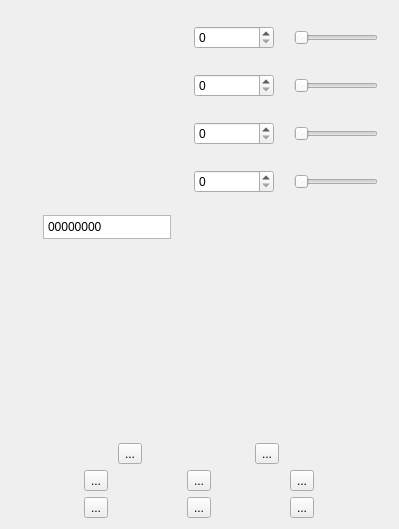
     <widget class="QWidget" name="scrollAreaWidgetContents_2">
      <property name="geometry">
       <rect>
        <x>0</x>
        <y>0</y>
        <width>399</width>
        <height>529</height>
       </rect>
      </property>
      <layout class="QVBoxLayout" name="verticalLayout">
       <item>
        <layout class="QHBoxLayout" name="colorPanel">
         <property name="spacing">
          <number>20</number>
         </property>
         <property name="leftMargin">
          <number>10</number>
         </property>
         <property name="topMargin">
          <number>10</number>
         </property>
         <property name="rightMargin">
          <number>10</number>
         </property>
         <property name="bottomMargin">
          <number>10</number>
         </property>
         <item>
          <widget class="QLabel" name="colorPreview">
           <property name="sizePolicy">
            <sizepolicy hsizetype="Expanding" vsizetype="Expanding">
             <horstretch>0</horstretch>
             <verstretch>0</verstretch>
            </sizepolicy>
           </property>
           <property name="text">
            <string/>
           </property>
          </widget>
         </item>
         <item>
          <layout class="QVBoxLayout" name="colorSelection">
           <item>
            <layout class="QHBoxLayout" name="red">
             <item>
              <widget class="QSpinBox" name="spinBox_red">
               <property name="sizePolicy">
                <sizepolicy hsizetype="Fixed" vsizetype="Fixed">
                 <horstretch>0</horstretch>
                 <verstretch>0</verstretch>
                </sizepolicy>
               </property>
               <property name="minimumSize">
                <size>
                 <width>80</width>
                 <height>0</height>
                </size>
               </property>
               <property name="maximumSize">
                <size>
                 <width>80</width>
                 <height>16777215</height>
                </size>
               </property>
               <property name="maximum">
                <number>255</number>
               </property>
              </widget>
             </item>
             <item>
              <widget class="QSlider" name="slider_red">
               <property name="maximum">
                <number>255</number>
               </property>
               <property name="orientation">
                <enum>Qt::Orientation::Horizontal</enum>
               </property>
              </widget>
             </item>
            </layout>
           </item>
           <item>
            <layout class="QHBoxLayout" name="green">
             <item>
              <widget class="QSpinBox" name="spinBox_green">
               <property name="sizePolicy">
                <sizepolicy hsizetype="Fixed" vsizetype="Fixed">
                 <horstretch>0</horstretch>
                 <verstretch>0</verstretch>
                </sizepolicy>
               </property>
               <property name="minimumSize">
                <size>
                 <width>80</width>
                 <height>0</height>
                </size>
               </property>
               <property name="maximumSize">
                <size>
                 <width>80</width>
                 <height>16777215</height>
                </size>
               </property>
               <property name="maximum">
                <number>255</number>
               </property>
              </widget>
             </item>
             <item>
              <widget class="QSlider" name="slider_green">
               <property name="maximum">
                <number>255</number>
               </property>
               <property name="orientation">
                <enum>Qt::Orientation::Horizontal</enum>
               </property>
              </widget>
             </item>
            </layout>
           </item>
           <item>
            <layout class="QHBoxLayout" name="blue">
             <item>
              <widget class="QSpinBox" name="spinBox_blue">
               <property name="sizePolicy">
                <sizepolicy hsizetype="Fixed" vsizetype="Fixed">
                 <horstretch>0</horstretch>
                 <verstretch>0</verstretch>
                </sizepolicy>
               </property>
               <property name="minimumSize">
                <size>
                 <width>80</width>
                 <height>0</height>
                </size>
               </property>
               <property name="maximumSize">
                <size>
                 <width>80</width>
                 <height>16777215</height>
                </size>
               </property>
               <property name="maximum">
                <number>255</number>
               </property>
              </widget>
             </item>
             <item>
              <widget class="QSlider" name="slider_blue">
               <property name="maximum">
                <number>255</number>
               </property>
               <property name="orientation">
                <enum>Qt::Orientation::Horizontal</enum>
               </property>
              </widget>
             </item>
            </layout>
           </item>
           <item>
            <layout class="QHBoxLayout" name="alpha">
             <item>
              <widget class="QSpinBox" name="spinBox_alpha">
               <property name="sizePolicy">
                <sizepolicy hsizetype="Fixed" vsizetype="Fixed">
                 <horstretch>0</horstretch>
                 <verstretch>0</verstretch>
                </sizepolicy>
               </property>
               <property name="minimumSize">
                <size>
                 <width>80</width>
                 <height>0</height>
                </size>
               </property>
               <property name="maximumSize">
                <size>
                 <width>80</width>
                 <height>16777215</height>
                </size>
               </property>
               <property name="maximum">
                <number>255</number>
               </property>
              </widget>
             </item>
             <item>
              <widget class="QSlider" name="slider_alpha">
               <property name="maximum">
                <number>255</number>
               </property>
               <property name="orientation">
                <enum>Qt::Orientation::Horizontal</enum>
               </property>
              </widget>
             </item>
            </layout>
           </item>
          </layout>
         </item>
        </layout>
       </item>
       <item>
        <layout class="QHBoxLayout" name="horizontalLayout_4">
         <property name="spacing">
          <number>0</number>
         </property>
         <item>
          <widget class="QLabel" name="hexIndicator">
           <property name="sizePolicy">
            <sizepolicy hsizetype="Preferred" vsizetype="Preferred">
             <horstretch>0</horstretch>
             <verstretch>24</verstretch>
            </sizepolicy>
           </property>
           <property name="minimumSize">
            <size>
             <width>32</width>
             <height>24</height>
            </size>
           </property>
           <property name="maximumSize">
            <size>
             <width>32</width>
             <height>24</height>
            </size>
           </property>
           <property name="sizeIncrement">
            <size>
             <width>0</width>
             <height>24</height>
            </size>
           </property>
           <property name="baseSize">
            <size>
             <width>0</width>
             <height>24</height>
            </size>
           </property>
           <property name="text">
            <string/>
           </property>
          </widget>
         </item>
         <item>
          <widget class="QTextEdit" name="colorHex">
           <property name="sizePolicy">
            <sizepolicy hsizetype="Fixed" vsizetype="Fixed">
             <horstretch>10</horstretch>
             <verstretch>10</verstretch>
            </sizepolicy>
           </property>
           <property name="minimumSize">
            <size>
             <width>10</width>
             <height>10</height>
            </size>
           </property>
           <property name="maximumSize">
            <size>
             <width>128</width>
             <height>24</height>
            </size>
           </property>
           <property name="sizeIncrement">
            <size>
             <width>10</width>
             <height>10</height>
            </size>
           </property>
           <property name="baseSize">
            <size>
             <width>10</width>
             <height>10</height>
            </size>
           </property>
           <property name="midLineWidth">
            <number>0</number>
           </property>
           <property name="verticalScrollBarPolicy">
            <enum>Qt::ScrollBarPolicy::ScrollBarAlwaysOff</enum>
           </property>
           <property name="horizontalScrollBarPolicy">
            <enum>Qt::ScrollBarPolicy::ScrollBarAlwaysOff</enum>
           </property>
           <property name="html">
            <string>&lt;!DOCTYPE HTML PUBLIC &quot;-//W3C//DTD HTML 4.0//EN&quot; &quot;http://www.w3.org/TR/REC-html40/strict.dtd&quot;&gt;
&lt;html&gt;&lt;head&gt;&lt;meta name=&quot;qrichtext&quot; content=&quot;1&quot; /&gt;&lt;meta charset=&quot;utf-8&quot; /&gt;&lt;style type=&quot;text/css&quot;&gt;
p, li { white-space: pre-wrap; }
hr { height: 1px; border-width: 0; }
li.unchecked::marker { content: &quot;\2610&quot;; }
li.checked::marker { content: &quot;\2612&quot;; }
&lt;/style&gt;&lt;/head&gt;&lt;body style=&quot; font-family:'.AppleSystemUIFont'; font-size:13pt; font-weight:400; font-style:normal;&quot;&gt;
&lt;p style=&quot; margin-top:0px; margin-bottom:0px; margin-left:0px; margin-right:0px; -qt-block-indent:0; text-indent:0px;&quot;&gt;&lt;span style=&quot; font-family:'Microsoft YaHei UI'; font-size:9pt;&quot;&gt;00000000&lt;/span&gt;&lt;/p&gt;&lt;/body&gt;&lt;/html&gt;</string>
           </property>
          </widget>
         </item>
         <item>
          <spacer name="horizontalSpacer">
           <property name="orientation">
            <enum>Qt::Orientation::Horizontal</enum>
           </property>
           <property name="sizeHint" stdset="0">
            <size>
             <width>40</width>
             <height>20</height>
            </size>
           </property>
          </spacer>
         </item>
        </layout>
       </item>
       <item>
        <spacer name="verticalSpacer">
         <property name="orientation">
          <enum>Qt::Orientation::Vertical</enum>
         </property>
         <property name="sizeHint" stdset="0">
          <size>
           <width>20</width>
           <height>40</height>
          </size>
         </property>
        </spacer>
       </item>
       <item>
        <layout class="QHBoxLayout" name="horizontalLayout">
         <item>
          <widget class="QToolButton" name="penButton">
           <property name="styleSheet">
            <string notr="true">QToolButton:checked { background: transparent; }</string>
           </property>
           <property name="text">
            <string>...</string>
           </property>
           <property name="icon">
            <iconset resource="resources.qrc">
             <normaloff>:/icons/resources/pen.png</normaloff>
             <normalon>:/icons/resources/penSelected.png</normalon>:/icons/resources/pen.png</iconset>
           </property>
           <property name="iconSize">
            <size>
             <width>160</width>
             <height>80</height>
            </size>
           </property>
           <property name="checkable">
            <bool>true</bool>
           </property>
          </widget>
         </item>
         <item>
          <widget class="QToolButton" name="eraserButton">
           <property name="styleSheet">
            <string notr="true">QToolButton:checked { background: transparent; }</string>
           </property>
           <property name="text">
            <string>...</string>
           </property>
           <property name="icon">
            <iconset resource="resources.qrc">
             <normaloff>:/icons/resources/eraser_menu.png</normaloff>
             <normalon>:/icons/resources/eraserFilled.png</normalon>:/icons/resources/eraser_menu.png</iconset>
           </property>
           <property name="iconSize">
            <size>
             <width>160</width>
             <height>80</height>
            </size>
           </property>
           <property name="checkable">
            <bool>true</bool>
           </property>
          </widget>
         </item>
        </layout>
       </item>
       <item>
        <layout class="QHBoxLayout" name="horizontalLayout_2">
         <item>
          <widget class="QToolButton" name="boxShapeButton">
           <property name="toolTip">
            <string>Box shape</string>
           </property>
           <property name="styleSheet">
            <string notr="true">QToolButton:checked { background: transparent; }</string>
           </property>
           <property name="text">
            <string>...</string>
           </property>
           <property name="icon">
            <iconset resource="resources.qrc">
             <normaloff>:/icons/resources/box.png</normaloff>
             <normalon>:/icons/resources/boxSelected.png</normalon>
             <activeon>:/icons/resources/boxSelected.png</activeon>:/icons/resources/box.png</iconset>
           </property>
           <property name="iconSize">
            <size>
             <width>100</width>
             <height>100</height>
            </size>
           </property>
           <property name="checkable">
            <bool>true</bool>
           </property>
          </widget>
         </item>
         <item>
          <widget class="QToolButton" name="sphereShapeButton">
           <property name="toolTip">
            <string>Sphere shape</string>
           </property>
           <property name="styleSheet">
            <string notr="true">QToolButton:checked { background: transparent; }</string>
           </property>
           <property name="text">
            <string>...</string>
           </property>
           <property name="icon">
            <iconset resource="resources.qrc">
             <normaloff>:/icons/resources/sphere.png</normaloff>
             <normalon>:/icons/resources/sphereSelected.png</normalon>:/icons/resources/sphere.png</iconset>
           </property>
           <property name="iconSize">
            <size>
             <width>100</width>
             <height>100</height>
            </size>
           </property>
           <property name="checkable">
            <bool>true</bool>
           </property>
           <property name="checked">
            <bool>false</bool>
           </property>
          </widget>
         </item>
         <item>
          <widget class="QToolButton" name="triangleShapeButton">
           <property name="toolTip">
            <string>Triangle shape</string>
           </property>
           <property name="styleSheet">
            <string notr="true">QToolButton:checked { background: transparent; }</string>
           </property>
           <property name="text">
            <string>...</string>
           </property>
           <property name="icon">
            <iconset resource="resources.qrc">
             <normaloff>:/icons/resources/triangle.png</normaloff>
             <normalon>:/icons/resources/triangleSelected.png</normalon>:/icons/resources/triangle.png</iconset>
           </property>
           <property name="iconSize">
            <size>
             <width>100</width>
             <height>100</height>
            </size>
           </property>
           <property name="checkable">
            <bool>true</bool>
           </property>
          </widget>
         </item>
        </layout>
       </item>
       <item>
        <layout class="QHBoxLayout" name="horizontalLayout_3">
         <item>
          <widget class="QToolButton" name="filledBoxShapeButton">
           <property name="toolTip">
            <string>Filled box shape</string>
           </property>
           <property name="styleSheet">
            <string notr="true">QToolButton:checked { background: transparent; }</string>
           </property>
           <property name="text">
            <string>...</string>
           </property>
           <property name="icon">
            <iconset resource="resources.qrc">
             <normaloff>:/icons/resources/boxFilled.png</normaloff>
             <normalon>:/icons/resources/boxFilledSelected.png</normalon>:/icons/resources/boxFilled.png</iconset>
           </property>
           <property name="iconSize">
            <size>
             <width>100</width>
             <height>100</height>
            </size>
           </property>
           <property name="checkable">
            <bool>true</bool>
           </property>
          </widget>
         </item>
         <item>
          <widget class="QToolButton" name="filledSphereShapeButton">
           <property name="toolTip">
            <string>Filled sphere shape</string>
           </property>
           <property name="styleSheet">
            <string notr="true">QToolButton:checked { background: transparent; }</string>
           </property>
           <property name="text">
            <string>...</string>
           </property>
           <property name="icon">
            <iconset resource="resources.qrc">
             <normaloff>:/icons/resources/sphereFilled.png</normaloff>
             <normalon>:/icons/resources/sphereFilledSelected.png</normalon>:/icons/resources/sphereFilled.png</iconset>
           </property>
           <property name="iconSize">
            <size>
             <width>100</width>
             <height>100</height>
            </size>
           </property>
           <property name="checkable">
            <bool>true</bool>
           </property>
          </widget>
         </item>
         <item>
          <widget class="QToolButton" name="filledTriangleShapeButton">
           <property name="toolTip">
            <string>Filled triangle shape</string>
           </property>
           <property name="styleSheet">
            <string notr="true">QToolButton:checked { background: transparent; }</string>
           </property>
           <property name="text">
            <string>...</string>
           </property>
           <property name="icon">
            <iconset resource="resources.qrc">
             <normaloff>:/icons/resources/triangleFilled.png</normaloff>
             <normalon>:/icons/resources/triangleFilledSelected.png</normalon>:/icons/resources/triangleFilled.png</iconset>
           </property>
           <property name="iconSize">
            <size>
             <width>100</width>
             <height>100</height>
            </size>
           </property>
           <property name="checkable">
            <bool>true</bool>
           </property>
          </widget>
         </item>
        </layout>
       </item>
      </layout>
     </widget>
